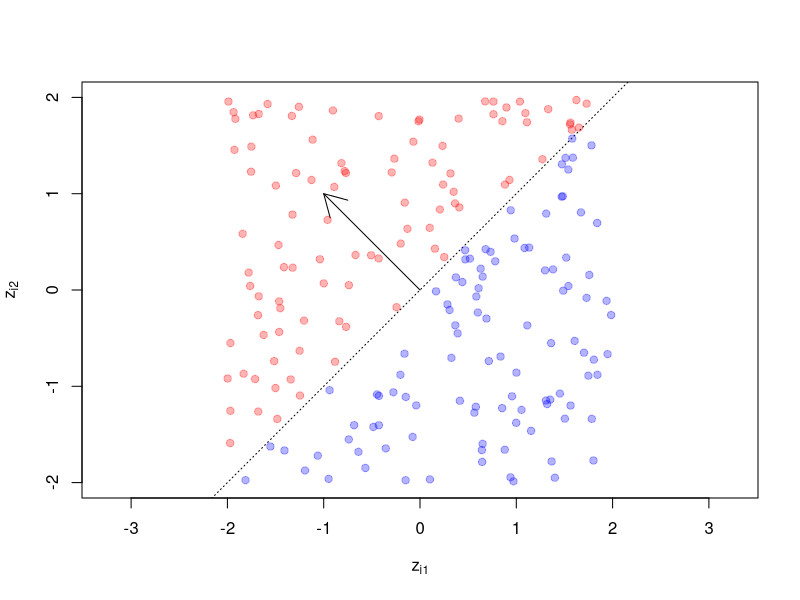

R code for this plot: (Note: this script raises an error after producing the figure.)
## ---- chunk 1
set.seed(12111)
points <- rbind(runif(200, -2, 2), runif(200, -2, 2))
plot(NA, NA, xlab = expression(z[i1]), ylab = expression(z[i2]), asp = 1,
  xlim = c(-2, 2), ylim = c(-2, 2))
p1 <- c(-1, 1)
abline(coef = c(0, 1), lty = 3)
arrows(x0 = 0, y0 = 0, x1 = p1[1], y1 = p1[2])
points(t(points), pch = 19, col =
    scales::alpha(c("blue", "red")[1 + (p1 %*% points >= 0)], .3))
## ---- chunk 2

## ---- chunk 3
library(ggplot2)
theme_set(theme_minimal())

# visualize half-space depth/mass values for 2D-data on a grid of points
# if no grid is provided, a grid over min/max +/- .2 * range of data is created.
#   data: a 2d data.frame with columns z1 and z2
#   points: add points in data to plot?
#   metric: argument for evaluate_depth
plot_depth <- function(halfspaces, data, grid = NULL, points = TRUE,
                       gridlength = 70, metric = "mass") {
  if (is.null(grid)) {
    range_1 <- range(data$z1)
    range_2 <- range(data$z2)
    grid <- expand.grid(
      z1 = seq(range_1[1] - .2 * diff(range_1), 
               range_1[2] + .2 * diff(range_1),
        length = gridlength
      ),
      z2 = seq(range_2[1] - .2 * diff(range_2), 
               range_2[2] + .2 * diff(range_2),
        length = gridlength
      )
    )
  }
  grid_depth <- evaluate_depth(
    data = as.matrix(grid), 
    halfspaces = halfspaces, 
    metric = metric)
  grid_halfspaces <- cbind(grid, depth = grid_depth)
  # use colors as in Chen et al.:
  spectralcolors <- c(
    "darkblue", "blue", "cyan", "lightgreen",
    "yellow", "orange", "red", "darkred"
  )
  p <- ggplot(grid_halfspaces, aes(x = z1, y = z2)) +
    geom_tile(aes(fill = depth, colour = depth)) +
    scale_fill_gradientn(metric, colors = spectralcolors) +
    scale_colour_gradientn(metric, colors = spectralcolors)  
    
  if (points & !is.null(data)) {
    p <- p +
      geom_point(data = data, 
                 aes(x = z1, y = z2), 
                 colour = rgb(1, 1, 1, .8))
  }
  p
}
## ---- chunk 4
library(gridExtra)
data_fig3 <- data.frame(z1 = c(-2, -.5, .5, 2), z2 = 0)
grid_fig3 <- expand.grid(z1 = seq(-3, 3, l = 51), 
                         z2 = seq(-3, 3, l = 51))

depth_fig3 <- train_depth(data_fig3, n_halfspace = 1e4, 
                       scope = 1, seed = 4163)
# need scope > 1 for reliable halfspace _depth_ approximation:
depth_fig3_scope15 <- train_depth(data_fig3,
                               n_halfspace = 1e3, scope = 1.5,
                               seed = 4163)
gridExtra::grid.arrange(
  plot_depth(depth_fig3_scope15,
             data = data_fig3, grid = grid_fig3,
             metric = "depth") +
    ggtitle("Tukey Halfspace Depth"),
  plot_depth(depth_fig3, data = data_fig3, grid = grid_fig3) +
    ggtitle("Halfspace Mass (Chen et al.)"),
  nrow = 1
)
# NB: color scale not exactly as in Chen et al, but results seem very close...
## ---- chunk 5
set.seed(187471431)
# 2D standard Normal:
cluster <- data.frame(
  z1 = rnorm(50) / 2, 
  z2 = rnorm(50) / 2,
  group = "cluster"
)
# polar coordinates: points with distance 3 to 5 from the origin, at 90° - 270°:
left_anomalies <- data.frame(
  angle = runif(10, pi / 2, 3 * pi / 2),
  length = runif(10, 3, 5)
)
# convert to cartesian coords
left_anomalies <- with(left_anomalies, data.frame(
  z1 = length * cos(angle),
  z2 = length * sin(angle), 
  group = "anomaly"
))
# ~ N_2(\mu = (6,0), \Sigma = I_2)
right_anomalies <- data.frame(
  z1 = rnorm(20) / 5 + 6, 
  z2 = rnorm(20) / 5,
  group = "anomaly"
)
data_fig5 <- rbind(cluster, 
                   left_anomalies, 
                   right_anomalies)

hs_fig5 <- train_depth(data_fig5[, 1:2],
  n_halfspace = 1e4, subsample = .5,
  seed = 4165
)
fig5 <- plot_depth(hs_fig5, data = data_fig5[, 1:2], points = FALSE)
# can't assign two colour scales to one plot, so plot 2 groups separately:
fig5 +
  geom_point(
    data = subset(data_fig5, group == "cluster"),
    aes(x = z1, y = z2), color = rgb(0, 0, 1, .5)
  ) +
  geom_point(
    data = subset(data_fig5, group == "anomaly"),
    aes(x = z1, y = z2), color = rgb(1, 0, 0, .5)
  )
